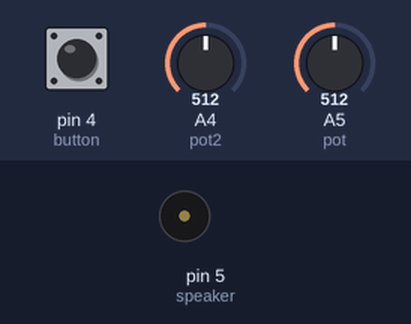
A sketch run on a simulated Arduino Uno, built with avr-gcc and run on an emulated ATmega328P. Shown: buzzer (waves = sounding). Inputs (shaded band) come from the test bench; at power-on: pin 4 (button) HIGH, A4 (pot2) = 512, A5 (pot) = 512.

Above: at 1.2 s.
1.3 s: pin 4 (button) pulled LOW for 0.15 s
At 1.37 s:
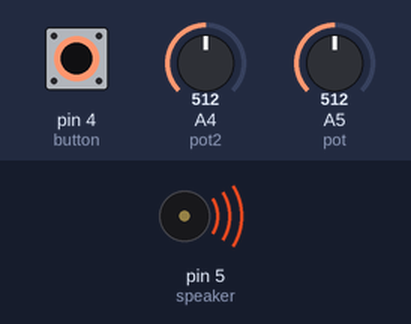
2.9 s: pin 4 (button) pulled LOW for 3.2 s
At 6.8 s:
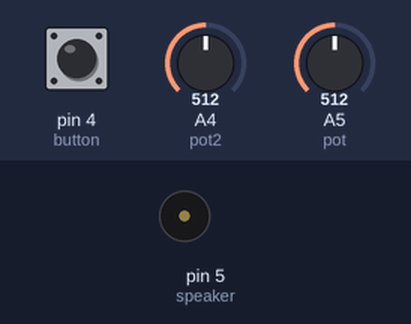
Timing chart, 0 to 8.3 s (numbered marks = the images above; inputs shaded):
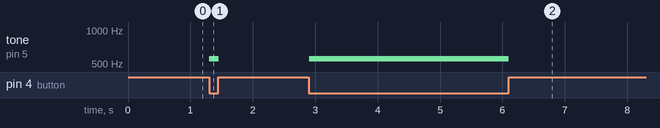

Measured:
- after the input at 1.3 s, tone on pin 5 (speaker): silent → 554 Hz at once, → silent 0.15 s later
- after the input at 2.9 s, tone on pin 5 (speaker): silent → 554 Hz at once, → silent 3.2 s later

The sketch:

TwoPotsOneButton.ino
```cpp
#define NOTE_B0  31
#define NOTE_C1  33
#define NOTE_CS1 35
#define NOTE_D1  37
#define NOTE_DS1 39
#define NOTE_E1  41
#define NOTE_F1  44
#define NOTE_FS1 46
#define NOTE_G1  49
#define NOTE_GS1 52
#define NOTE_A1  55
#define NOTE_AS1 58
#define NOTE_B1  62
#define NOTE_C2  65
#define NOTE_CS2 69
#define NOTE_D2  73
#define NOTE_DS2 78
#define NOTE_E2  82
#define NOTE_F2  87
#define NOTE_FS2 93
#define NOTE_G2  98
#define NOTE_GS2 104
#define NOTE_A2  110
#define NOTE_AS2 117
#define NOTE_B2  123
#define NOTE_C3  131
#define NOTE_CS3 139
#define NOTE_D3  147
#define NOTE_DS3 156
#define NOTE_E3  165
#define NOTE_F3  175
#define NOTE_FS3 185
#define NOTE_G3  196
#define NOTE_GS3 208
#define NOTE_A3  220
#define NOTE_AS3 233
#define NOTE_B3  247
#define NOTE_C4  262
#define NOTE_CS4 277
#define NOTE_D4  294
#define NOTE_DS4 311
#define NOTE_E4  330
#define NOTE_F4  349
#define NOTE_FS4 370
#define NOTE_G4  392
#define NOTE_GS4 415
#define NOTE_A4  440
#define NOTE_AS4 466
#define NOTE_B4  494
#define NOTE_C5  523
#define NOTE_CS5 554
#define NOTE_D5  587
#define NOTE_DS5 622
#define NOTE_E5  659
#define NOTE_F5  698
#define NOTE_FS5 740
#define NOTE_G5  784
#define NOTE_GS5 831
#define NOTE_A5  880
#define NOTE_AS5 932
#define NOTE_B5  988
#define NOTE_C6  1047
#define NOTE_CS6 1109
#define NOTE_D6  1175
#define NOTE_DS6 1245
#define NOTE_E6  1319
#define NOTE_F6  1397
#define NOTE_FS6 1480
#define NOTE_G6  1568
#define NOTE_GS6 1661
#define NOTE_A6  1760
#define NOTE_AS6 1865
#define NOTE_B6  1976
#define NOTE_C7  2093
#define NOTE_CS7 2217
#define NOTE_D7  2349
#define NOTE_DS7 2489
#define NOTE_E7  2637
#define NOTE_F7  2794
#define NOTE_FS7 2960
#define NOTE_G7  3136
#define NOTE_GS7 3322
#define NOTE_A7  3520
#define NOTE_AS7 3729
#define NOTE_B7  3951
#define NOTE_C8  4186
#define NOTE_CS8 4435
#define NOTE_D8  4699
#define NOTE_DS8 4978


int speaker = 5;
int pot = A5;
int pot2 = A4;
int button =4;
int notes [] ={NOTE_E5,NOTE_FS5,NOTE_GS5,NOTE_A5,NOTE_B5,NOTE_C5};
int notes2 [] ={NOTE_A4,NOTE_B4,NOTE_CS5,NOTE_D5,NOTE_E5,NOTE_F5};
//int notes2 [] ={NOTE_E5,NOTE_FS5,NOTE_GS5,NOTE_A5,NOTE_B5,NOTE_C5};


void setup() {
  // put your setup code here, to run once:

pinMode(button,INPUT);
pinMode(pot,INPUT);
pinMode(pot2,INPUT);
pinMode(speaker,OUTPUT);

}

void loop() {

int potRead= analogRead(pot);
int potRead2= analogRead(pot2);
int witchNote = map(potRead,0,1023,0,5);
int witchNote2 = map(potRead2,0,1023,0,5);
int butRead = digitalRead(button);

if (butRead == LOW){
  tone(speaker,notes[witchNote]);
  tone(speaker,notes2[witchNote2]);

}


else {
  noTone(speaker);
  }


}
```
